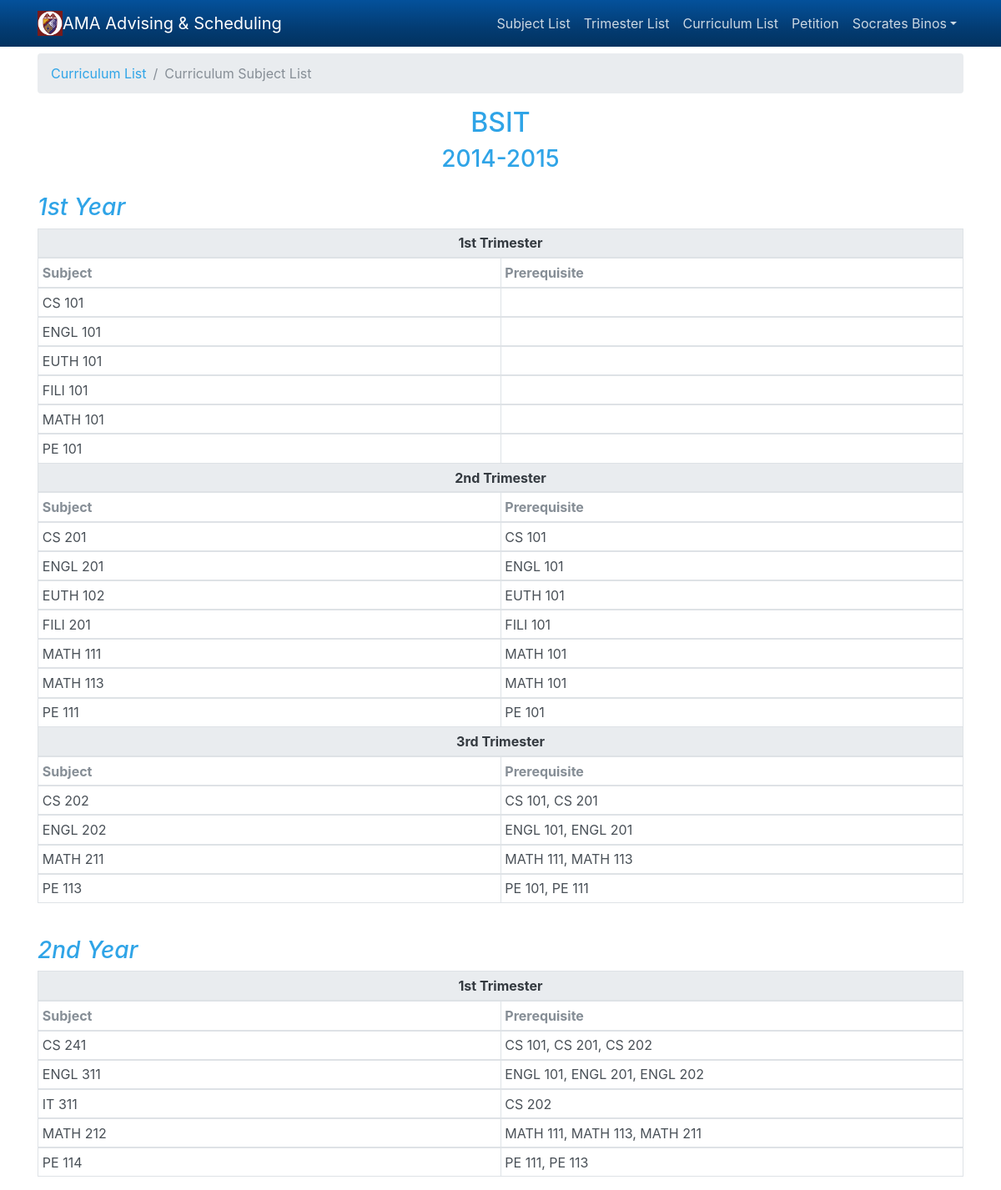
Page /index.php?v=csl&v_id=1 (signed in) on the committed database.
### tables this page shows
CREATE TABLE `curriculum_list` (
  `id` int(11) NOT NULL,
  `degree_id` int(11) DEFAULT NULL,
  `curriculum_year` varchar(20) NOT NULL
);

CREATE TABLE `degree_list` (
  `id` int(11) NOT NULL,
  `degree_name` varchar(50) NOT NULL,
  `degree_desc` varchar(50) NOT NULL
);

CREATE TABLE `curriculum_subject` (
  `id` int(11) NOT NULL,
  `curriculum_id` int(11) NOT NULL,
  `subject_id` int(11) NOT NULL,
  `year` int(11) NOT NULL,
  `trimester` int(11) NOT NULL
);

CREATE TABLE `subject_list` (
  `id` int(11) NOT NULL,
  `subject_code` varchar(50) NOT NULL,
  `subject_name` varchar(50) NOT NULL,
  `subject_desc` varchar(50) NOT NULL,
  `subject_status` tinyint(1) NOT NULL,
  `lec_unit` int(11) NOT NULL,
  `lab_unit` int(11) NOT NULL DEFAULT 0
);

### includes/db_config.php (called while the page is built, shortened)
<?php
$host = 'localhost';
$user = 'root';
$password = '';
$database = 'ama';
$connect = mysqli_connect($host, $user, $password, $database);
function query($sql) {
	global $connect;
	$result = mysqli_query($connect, $sql);
	return $result;
}
function year_trimester($x) {
	if($x == 1){
		return $x . 'st';
	} elseif($x == 2) {
		return $x . 'nd';
	} elseif($x == 3){
		return $x . 'rd';
	} else {
		return $x . 'th';
	}
}

### pages/curriculum_subject_list-2.php (the view, shortened to what this page needs)
<?php
if (isset($_GET['v_id'])) {
	$curriculum_id = $_GET['v_id'];
	$curriculum_list = query("SELECT  dl.degree_name
									, cl.curriculum_year
							FROM curriculum_list cl
							inner join degree_list dl
									on cl.degree_id = dl.id
							where cl.id = '$curriculum_id'");
}
?>
<ol class="breadcrumb">
	<li class="breadcrumb-item"><a href="index.php?m=cl">Curriculum List</a></li>
	<li class="breadcrumb-item active">Curriculum Subject List</li>
</ol>
<?php
if ($curriculum_list) :
	while ($curriculum = mysqli_fetch_assoc($curriculum_list)) : ?>
			<h2 class="text-center"><?php echo $curriculum['degree_name']  ?></h2>
			<h3 class="text-center"><?php echo $curriculum['curriculum_year'] ?></h2>
			<?php
	endwhile;
endif;
?>
<?php
$year_count = query("select count(year) from curriculum_subject group by year");
if ($year_count) {
	$row_count = mysqli_num_rows($year_count);
}
for ($i = 1; $i <= $row_count; $i++) : ?>
	<div class="table-responsive mt-4">
	<h3><i><?php echo year_trimester($i) . ' Year'?></i></h3>
	<table class="table table-sm table-hover table-bordered">
		<?php
		$curriculum_subject_list = query("SELECT
										   		cs.id,
										   		sl.subject_code AS subject_code,
										   		cs.year,
										   		cs.trimester,
										   		Group_concat(sl2.subject_code
										ORDER BY
										   sl2.subject_code ASC SEPARATOR ', ') AS prerequisite_subj
										FROM
										   curriculum_subj_prereq csp
										   INNER JOIN
										      curriculum_subject cs
										      ON csp.curriculum_subj_id = cs.id
										   LEFT JOIN
										      curriculum_subject cs2
										      ON csp.preq_subj_id = cs2.id
										   INNER JOIN
										      subject_list sl
										      ON cs.subject_id = sl.id
										   LEFT JOIN
										      subject_list sl2
										      ON cs2.subject_id = sl2.id
										WHERE
										   cs.curriculum_id = '$curriculum_id'
										   AND cs.year = '$i'
										GROUP BY
										   cs.year,
										   cs.trimester,
										   sl.subject_code
										ORDER BY
										   cs.year,
										   cs.trimester");
		if ($curriculum_subject_list):
			$yr = null;
			while ($curriculum_subject = mysqli_fetch_assoc($curriculum_subject_list)):
					$year = year_trimester($curriculum_subject['year']);
					$trimester = year_trimester($curriculum_subject['trimester']);
					if ($yr != $year . ' Year' . ', ' . $trimester . ' Trimester'):
						$yr = $year . ' Year' . ', ' . $trimester . ' Trimester';
						?>
						<thead>
							<tr>
								<th colspan="4" class="text-center text-dark bg-secondary"><?php echo $trimester . ' Trimester'; ?></th>
							</tr>
							<tr>
								<th class="text-muted">Subject</th>
								<th class="text-muted">Prerequisite</th>
							</tr>
						</thead>
			 <?php endif; ?>
						<tbody>
							<tr>
								<td width="50%"><?php echo $curriculum_subject['subject_code'] ?></td>
								<td width="50%"><?php echo $curriculum_subject['prerequisite_subj'] ?></td>
						</tbody>
					<?php
			endwhile;
		endif;
		?>
		</table>
	</div>
<?php endfor; ?>

### rows in the picture
curriculum_list: degree.degree_name "BSIT", curriculum_year "2014-2015"
curriculum_subject: trimester "1st", subject.subject_code "CS 101"
curriculum_subject: subject.subject_code "ENGL 101"
curriculum_subject: subject.subject_code "EUTH 101"
curriculum_subject: subject.subject_code "FILI 101"
curriculum_subject: subject.subject_code "MATH 101"
curriculum_subject: subject.subject_code "PE 101"
curriculum_subject: trimester "2nd", subject.subject_code "CS 201", prerequisite_subj "CS 101"
curriculum_subject: subject.subject_code "ENGL 201", prerequisite_subj "ENGL 101"
curriculum_subject: subject.subject_code "EUTH 102", prerequisite_subj "EUTH 101"
curriculum_subject: subject.subject_code "FILI 201", prerequisite_subj "FILI 101"
curriculum_subject: subject.subject_code "MATH 111", prerequisite_subj "MATH 101"
curriculum_subject: subject.subject_code "MATH 113", prerequisite_subj "MATH 101"
curriculum_subject: subject.subject_code "PE 111", prerequisite_subj "PE 101"
curriculum_subject: trimester "3rd", subject.subject_code "CS 202", prerequisite_subj "CS 101, CS 201"
curriculum_subject: subject.subject_code "ENGL 202", prerequisite_subj "ENGL 101, ENGL 201"
curriculum_subject: subject.subject_code "MATH 211", prerequisite_subj "MATH 111, MATH 113"
curriculum_subject: subject.subject_code "PE 113", prerequisite_subj "PE 101, PE 111"
curriculum_subject: trimester "1st", subject.subject_code "CS 241", prerequisite_subj "CS 101, CS 201, CS 202"
curriculum_subject: subject.subject_code "ENGL 311", prerequisite_subj "ENGL 101, ENGL 201, ENGL 202"
curriculum_subject: subject.subject_code "IT 311", prerequisite_subj "CS 202"
curriculum_subject: subject.subject_code "MATH 212", prerequisite_subj "MATH 111, MATH 113, MATH 211"
curriculum_subject: subject.subject_code "PE 114", prerequisite_subj "PE 111, PE 113"

### other values in the picture
$_SESSION['student_name'] "Socrates Binos"
year_trimester($i) "1st"
year_trimester($i) "2nd"
